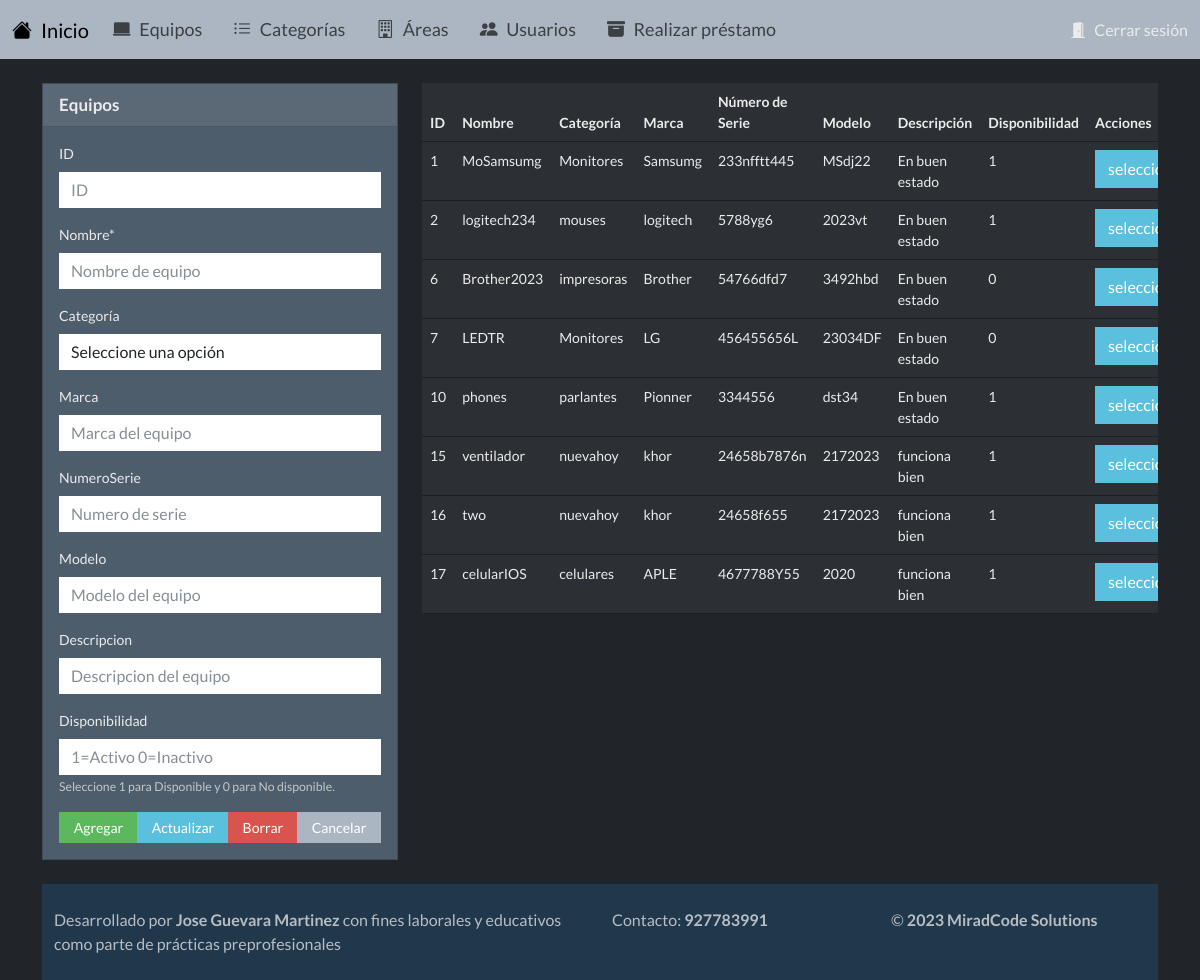
The page /secciones/vista_equipos.php on the database its author committed.
### tables this page shows
CREATE TABLE `equipos` (
  `IdEquipo` int(11) NOT NULL,
  `IdCategoria` int(11) DEFAULT NULL,
  `NombreEquipo` varchar(255) DEFAULT NULL,
  `Marca` varchar(255) DEFAULT NULL,
  `NumSerie` varchar(255) DEFAULT NULL,
  `Modelo` varchar(255) DEFAULT NULL,
  `Descripcion` varchar(255) DEFAULT NULL,
  `Disponibilidad` tinyint(1) DEFAULT 0 COMMENT '1=Disponible, 0=No disponible'
);

CREATE TABLE `categorias` (
  `IdCategoria` int(11) NOT NULL,
  `NombreCategoria` varchar(255) NOT NULL
);

### secciones/vista_equipos.php (the view, shortened to what this page needs)
<?php include('../templates/cabecera.php'); ?>
<?php include('../secciones/equipos.php'); ?>
<link rel="stylesheet" href="../estilos/bootstrap.min.css">
<div class="row">
    <div class="col-12">
        <br/>
        <div class="row">
        <div class="col-4">
        <form action="" method="post">
        <div class="card">
            <div class="card-header">Equipos</div>
            <div class="card-body">
                <div class="mb-3">
                <label for="id" class="form-label">ID</label>
                <input type="text"
                    class="form-control"
                    name="id"
                    id="id"
                    value="<?php echo $ide ?>"
                    aria-describedby="helpId" placeholder="ID">
                </div>
                <div class="mb-3">
                  <label for="nombre_equipo" class="form-label">Nombre*</label>
                  <input type="text"
                    class="form-control"
                    name="nombre_equipo"
                    id="nombre_equipo"
                    value="<?php echo $nombre_equipos ?>"
                    aria-describedby="helpId" placeholder="Nombre de equipo" required>
                </div>
                <div class="mb-3">
                    <label for="" class="form-label">Categoría</label>
                    <select class="form-control" name="categorias[]" id="listaCategorias" onchange="actualizarCategoriaSeleccionada()" required>
                        <option>Seleccione una opción</option>
                    </select>
                </div>
                <div class="mb-3">
                  <label for="marca_equipo" class="form-label">Marca</label>
                  <input type="text"
                    class="form-control"
                    name="marca_equipo"
                    id="marca_equipo"
                    value="<?php echo $marca ?>"
                    aria-describedby="helpId" placeholder="Marca del equipo" required>
                </div>
                <div class="mb-3">
                  <label for="num_serie" class="form-label">NumeroSerie</label>
                  <input type="text"
                    class="form-control"
                    name="num_serie"
                    id="num_serie"
                    value="<?php echo $numeroserie ?>"
                    aria-describedby="helpId" placeholder="Numero de serie">
                </div>
                <div class="mb-3">
                  <label for="modelo_equipo" class="form-label">Modelo</label>
                  <input type="text"
                    class="form-control"
                    name="modelo_equipo"
                    id="modelo_equipo"
                    value="<?php echo $modelo ?>"
                    aria-describedby="helpId" placeholder="Modelo del equipo">
                </div>
                <div class="mb-3">
                  <label for="descripcion" class="form-label">Descripcion</label>
                  <input type="text"
                    class="form-control"
                    name="descripcion"
                    id="descripcion"
                    value="<?php echo $description ?>"
                    aria-describedby="helpId" placeholder="Descripcion del equipo" required>
                </div>
                <div class="mb-3">
                    <label for="disponibilidad" class="form-label">Disponibilidad</label>
                    <input type="number"
                        class="form-control"
                        name="disponibilidad"
                        id="disponibilidad"
                        min="0"
                        max="1"
                        onkeypress="return event.charCode === 48 || event.charCode === 49"
                        value="<?php echo $disponible ?>"
                        aria-describedby="helpId"
                        placeholder="1=Activo 0=Inactivo" required>
                    <small id="helpId" class="form-text text-muted">Seleccione 1 para Disponible y 0 para No disponible.</small>
                </div>
                <div class="btn-group d-flex flex-wrap" role="group" aria-label="">
                    <button type="submit" name="accion" value="agregar" class="btn btn-sm btn-success">Agregar</button>
                    <button type="submit" name="accion" value="editar" class="btn btn-sm btn-info">Actualizar</button>
                    <button type="submit" name="accion" value="borrar" class="btn btn-sm btn-danger">Borrar</button>
                    <button type="submit" name="accion" value="cancelar" class="btn btn-sm btn-light">Cancelar</button>
                </div>
            </div>
        </div>
        </form>
        </div>
        <div class="col-8">
        <div class="table-responsive">
            <table class="table">
                <thead>
                <tr>
                    <th>ID</th>
                    <th>Nombre</th>
                    <th>Categoría</th>
                    <th>Marca</th>
                    <th>Número de Serie</th>
                    <th>Modelo</th>
                    <th>Descripción</th>
                    <th>Disponibilidad</th>
                    <th>Acciones</th>
                </tr>
                </thead>
                <tbody>
                <?php foreach ($listaEquipos as $equipo) { ?>
                    <tr>
                        <td><?php echo $equipo['IdEquipo']; ?></td>
                        <td><?php echo $equipo['NombreEquipo']; ?></td>
                        <td>
                            <?php
                            $id_categoria = $equipo['IdCategoria'];
                            $nombre_categoria = '';
                            if ($id_categoria) {
                                $consultaCategoria = $conexionBD->prepare("SELECT NombreCategoria FROM categorias WHERE IdCategoria = ?");
                                $consultaCategoria->execute([$id_categoria]);
                                $categoria = $consultaCategoria->fetch();
                                $nombre_categoria = $categoria ? $categoria['NombreCategoria'] : '';
                            }
                            echo $nombre_categoria;
                            ?>
                        </td>
                        <td><?php echo $equipo['Marca']; ?></td>
                        <td><?php echo $equipo['NumSerie']; ?></td>
                        <td><?php echo $equipo['Modelo']; ?></td>
                        <td><?php echo $equipo['Descripcion']; ?></td>
                        <td><?php echo $equipo['Disponibilidad']; ?></td>
                        <td>
                            <form action="" method="post">
                                <input type="submit" value="seleccionar" name="accion" class="btn btn-info">
                            </form>
                        </td>
                    </tr>
                <?php } ?>
                </tbody>
            </table>
        </div>
        </div>
</div>
</div>
<?php include('../templates/pie.php'); ?>

### estilos/complementos.css (style rules this page uses)
.row::after { content: ""; display: table; clear: both; }
.card-header { font-size: 17px; font-weight: bold; margin-bottom: 15px; }
.card-body { font-size: 14px; }
body { background-color: #514e6c66; font-family: Arial, sans-serif; }

### secciones/vista_equipos.php (style rules this page uses)
.form-control:invalid { border-color: red; }

### rows shown on the page
equipos: IdEquipo "1", NombreEquipo "MoSamsumg", IdCategoria.NombreCategoria "Monitores", Marca "Samsumg", NumSerie "233nfftt445", Modelo "MSdj22", Descripcion "En buen estado", Disponibilidad "1"
equipos: IdEquipo "2", NombreEquipo "logitech234", IdCategoria.NombreCategoria "mouses", Marca "logitech", NumSerie "5788yg6", Modelo "2023vt", Descripcion "En buen estado", Disponibilidad "1"
equipos: IdEquipo "6", NombreEquipo "Brother2023", IdCategoria.NombreCategoria "impresoras", Marca "Brother", NumSerie "54766dfd7", Modelo "3492hbd", Descripcion "En buen estado", Disponibilidad "0"
equipos: IdEquipo "7", NombreEquipo "LEDTR", IdCategoria.NombreCategoria "Monitores", Marca "LG", NumSerie "456455656L", Modelo "23034DF", Descripcion "En buen estado", Disponibilidad "0"
equipos: IdEquipo "10", NombreEquipo "phones", IdCategoria.NombreCategoria "parlantes", Marca "Pionner", NumSerie "3344556", Modelo "dst34", Descripcion "En buen estado", Disponibilidad "1"
equipos: IdEquipo "15", NombreEquipo "ventilador", IdCategoria.NombreCategoria "nuevahoy", Marca "khor", NumSerie "24658b7876n", Modelo "2172023", Descripcion "funciona bien", Disponibilidad "1"
equipos: IdEquipo "16", NombreEquipo "two", IdCategoria.NombreCategoria "nuevahoy", Marca "khor", NumSerie "24658f655", Modelo "2172023", Descripcion "funciona bien", Disponibilidad "1"
equipos: IdEquipo "17", NombreEquipo "celularIOS", IdCategoria.NombreCategoria "celulares", Marca "APLE", NumSerie "4677788Y55", Modelo "2020", Descripcion "funciona bien", Disponibilidad "1"
